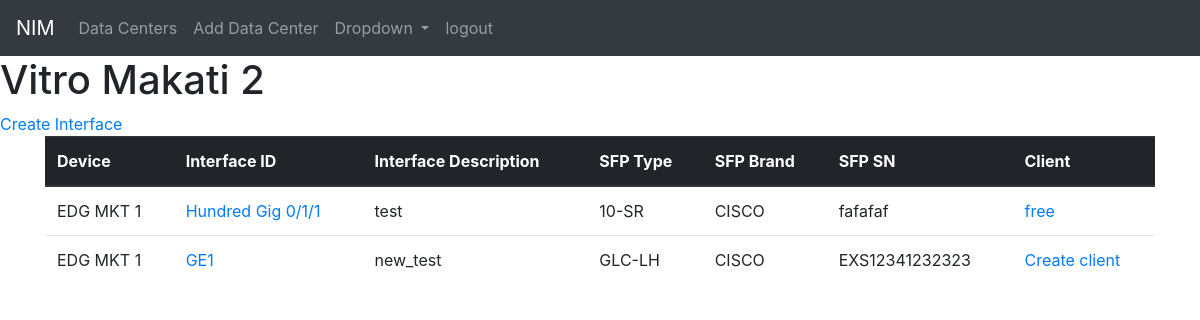
/dc_app/devices/interfaces/edg-mkt-1 (signed in), run on the app's committed database.
### dc_app/models.py (models this page shows, shortened)
class Device(models.Model):
    hostname = models.CharField(max_length = 30)
    management_ip = models.CharField(max_length = 20)
    datacenter_location = models.ForeignKey(Data_center, on_delete=models.CASCADE, related_name='device')
    remote_access = models.CharField(max_length=30)
    device_os = models.CharField(max_length = 30)
    slug = models.SlugField(default="", blank = True ,null=False, db_index=True)

class Data_center(models.Model):
    location = models.CharField(max_length=100)
    def __str__(self):
        return self.location

class Interface(models.Model):
    device = models.ForeignKey(Device, on_delete=models.CASCADE, related_name='interface')
    interface_id = models.CharField(max_length=200)
    interface_description = models.CharField(max_length=200)
    sfp_type = models.CharField(max_length=100, null=True, blank=True)
    sfp_brand = models.CharField(max_length=50, null=True, blank=True)
    sfp_sn = models.CharField(max_length=50, null=True, blank=True)
    has_client = models.BooleanField(null=True)

class Client(models.Model):
    interface = models.OneToOneField(Interface, on_delete=models.CASCADE, related_name='client')
    sr_number = models.CharField(max_length=100)
    client_name = models.CharField(max_length=100)
    subscription = models.CharField(max_length=100)
    vlan = models.CharField(max_length=100, null=True, blank=True)
    bandwidth = models.CharField(max_length=100, null=True, blank=True)
    ip_block = models.CharField(max_length=100, null=True, blank=True)

### dc_app/views.py (the view)
# urls.py: path("devices/interfaces/", views.AllInterfacesView.as_view(), name="all_interfaces"),
def interfaces(request, slug):
    device_identified_interface = Device.objects.get(slug=slug)
    device_interfaces = device_identified_interface.interface.all()
    return render(request, "dc_app/device_interface.html", {
        "device_interfaces": device_interfaces,
        "device_identified_interface":device_identified_interface
    })

### dc_app/templates/dc_app/device_interface.html (shortened to what this page needs)
{% extends "base.html" %}
{% block body_block %}
{% if user.is_authenticated %}
<h1>{{device_identified_interface.datacenter_location}}</h1>
<a href="{% url 'interface_form' device_identified_interface.id %}">Create Interface</a>
<div class="container">
    <table class="table">
  <thead class="thead-dark">
    <tr>
        <th scope="col">Device</th>
      <th scope="col">Interface ID</th>
      <th scope="col">Interface Description</th>
      <th scope="col">SFP Type</th>
        <th scope="col">SFP Brand</th>
        <th scope="col">SFP SN</th>
        <th scope="col">Client</th>
    </tr>
  </thead>
        <tbody>
        {% for interface in device_interfaces %}
    <tr>
      <td>{{interface.device.hostname}}</td>
        {% if not interface.has_client %}
          <td><a href="">{{interface.interface_id}}</a></td>
          <td>{{interface.interface_description}}</td>
          <td>{{interface.sfp_type}}</td>
            <td>{{interface.sfp_brand}}</td>
           <td>{{interface.sfp_sn}}</td>
            <td><a href="{% url 'client_form' interface.id %}">Create client</a></td>
        {% else %}
        <td><a href="">{{interface.interface_id}}</a></td>
          <td>{{interface.interface_description}}</td>
          <td>{{interface.sfp_type}}</td>
            <td>{{interface.sfp_brand}}</td>
           <td>{{interface.sfp_sn}}</td>
        <td><a href="{% url 'client_detail' interface.id %}">{{interface.client.client_name}}</a></td>
        {% endif %}
    </tr>
  {% endfor %}
  </tbody>
</table>
    </div>
{% endif %}
{% endblock %}

### templates/base.html (shortened to what this page needs)
{% load static %}
<!DOCTYPE html>
<html lang="en">
<head>
  <link rel="stylesheet" href="{% static "dc_app/styles.css" %}">
    <link rel="stylesheet" href="https://cdn.jsdelivr.net/npm/bootstrap@4.0.0/dist/css/bootstrap.min.css">
</head>
<body>
<nav class="navbar navbar-expand-lg navbar navbar-dark bg-dark">
  <a class="navbar-brand" href="#">NIM</a>
  <div class="collapse navbar-collapse" id="navbarSupportedContent">
    <ul class="navbar-nav mr-auto">
      <li class="nav-item">
        <a class="nav-link" href="{% url 'index' %}">Data Centers</a>
      </li>
      <li class="nav-item">
        <a class="nav-link" href="{% url 'dc_form' %}">Add Data Center</a>
      </li>
      <li class="nav-item dropdown">
        <a class="nav-link dropdown-toggle" href="#" id="navbarDropdown" role="button" data-toggle="dropdown" aria-haspopup="true" aria-expanded="false">
          Dropdown
        </a>
      </li>
<div id="logoutid">
      <li class="nav-item" id="logout_id">
        <div class="navbar-nav ms-auto mb-2 mb-lg-0">
        <a class="nav-link" href="{% url 'logout' %}">logout</a>
          </div>
      </li>
  </div>
    </ul>
  </div>
</nav>
{% block body_block %}
{% endblock %}
</body>
</html>

### dc_app/static/dc_app/styles.css (style rules this page uses)
body { background-color: #e7e7e7; }

### data on the page
Device: datacenter_location "Vitro Makati 2"
Interface: device.hostname "EDG MKT 1", interface_id "Hundred Gig 0/1/1", interface_description "test", sfp_type "10-SR", sfp_brand "CISCO", sfp_sn "fafafaf", client.client_name "free"
Interface: device.hostname "EDG MKT 1", interface_id "GE1", interface_description "new_test", sfp_type "GLC-LH", sfp_brand "CISCO", sfp_sn "EXS12341232323"
